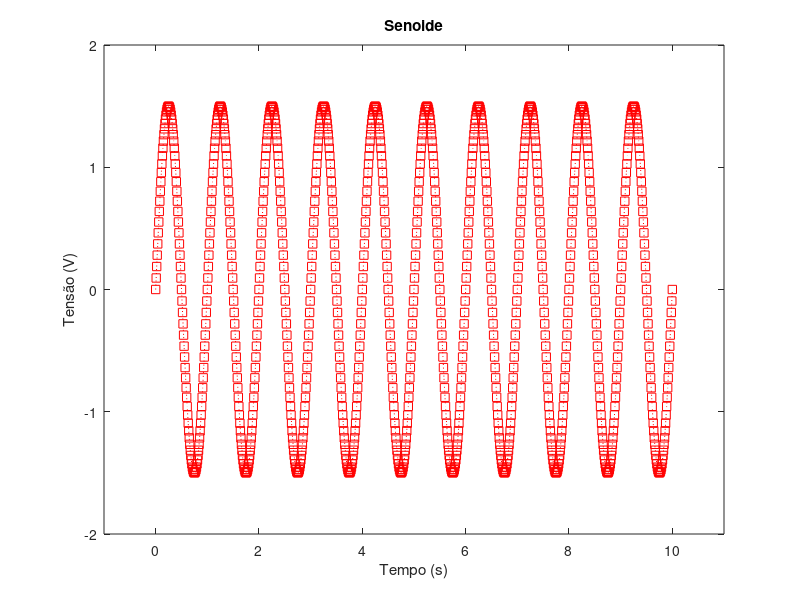
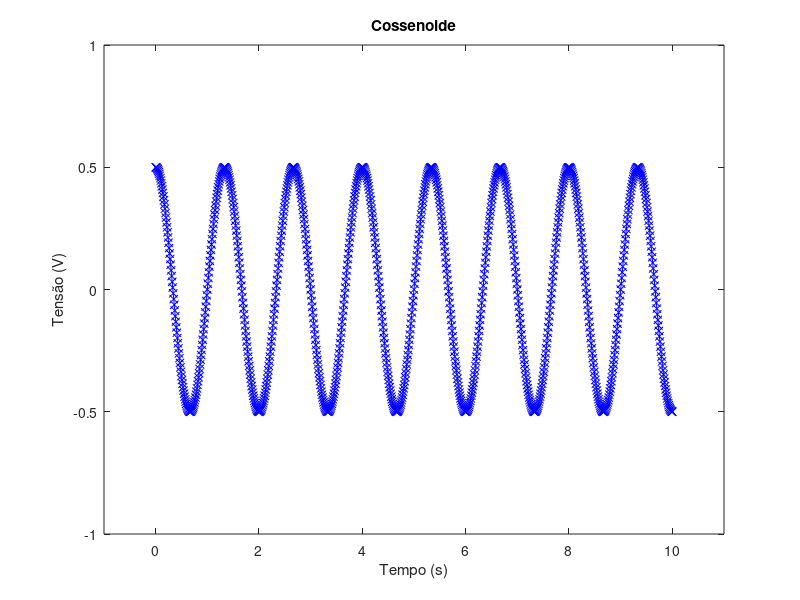
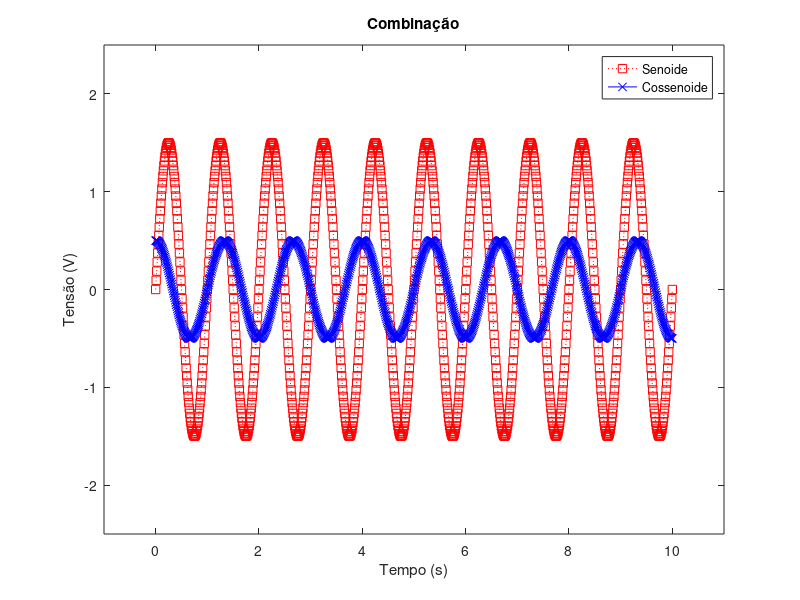
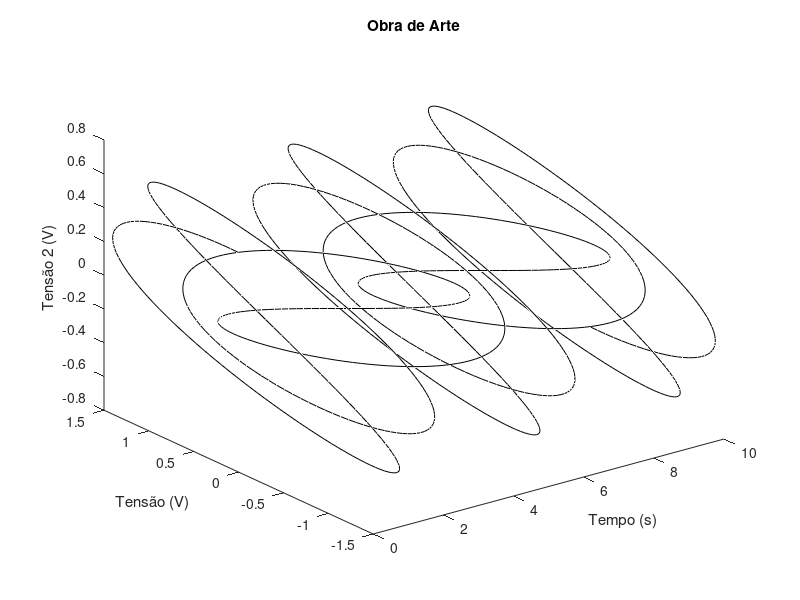

Source code (MATLAB) for these figures, in order:
clear all; %limpa todas as variaveis
clc;       %limpa a janela de comandos
close all; %fecha as figuras

% vetor de tempo
ti=0; %tempo inicial
tf=10; %tempo final
dt=0.01; %passo ou tempo de discretizacao
t=ti:dt:tf; % t=[tempo_inicial:passo:tempo_final]

%criando um sinal senoide
A=1.5; %amplitude da senoide
f=1;   %frequencia em Hz
y1=A*sin(2*pi*f*t); %calcula os valores da senoide

% fazendo a figura da senoide
figure,plot(t,y1,':sr')
xlabel('Tempo (s)')
ylabel('Tensão (V)')
title('Senoide')
axis([-1 11 -2 2])

% fazendo um cosseno
Ac=0.5; %amplitude da cossenoide
fc=0.75;   %frequencia em Hz da cossenoide
y2=Ac*cos(2*pi*fc*t); %calcula os valores da cossenoide

% fazendo a figura da cossenoide
figure,plot(t,y2,'-xb')
xlabel('Tempo (s)')
ylabel('Tensão (V)')
title('Cossenoide')
axis([-1 11 -1 1])

%juntando tudo em uma figura
figure,plot(t,y1,':sr',t,y2,'-xb')
xlabel('Tempo (s)')
ylabel('Tensão (V)')
title('Combinação')
legend('Senoide','Cossenoide')
axis([-1 11 -2.5 2.5])

%grafico 3d
figure,plot3(t,y1,y2,'k')
xlabel('Tempo (s)')
ylabel('Tensão (V)')
zlabel('Tensão 2 (V)')
title('Obra de Arte')
